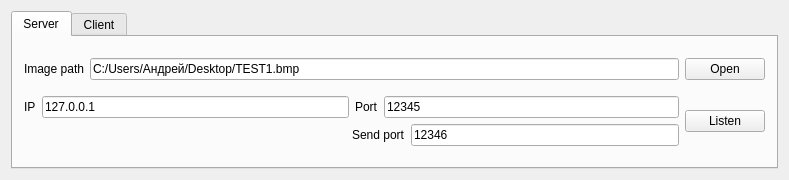
<?xml version="1.0" encoding="UTF-8"?>
<ui version="4.0">
 <class>MainWindow</class>
 <widget class="QMainWindow" name="MainWindow">
  <property name="geometry">
   <rect>
    <x>0</x>
    <y>0</y>
    <width>789</width>
    <height>180</height>
   </rect>
  </property>
  <property name="windowTitle">
   <string>ImageTRX</string>
  </property>
  <widget class="QWidget" name="centralWidget">
   <layout class="QVBoxLayout" name="verticalLayout">
    <item>
     <widget class="QTabWidget" name="tabWidget">
      <property name="currentIndex">
       <number>0</number>
      </property>
      <widget class="QWidget" name="tabServer">
       <attribute name="title">
        <string>Server</string>
       </attribute>
       <layout class="QVBoxLayout" name="verticalLayout_3">
        <item>
         <layout class="QHBoxLayout" name="horizontalLayout">
          <item>
           <widget class="QLabel" name="pathLabel">
            <property name="text">
             <string>Image path</string>
            </property>
           </widget>
          </item>
          <item>
           <widget class="QLineEdit" name="pathLineEdit">
            <property name="text">
             <string>C:/Users/Андрей/Desktop/TEST1.bmp</string>
            </property>
           </widget>
          </item>
          <item>
           <widget class="QPushButton" name="openButton">
            <property name="text">
             <string>Open</string>
            </property>
           </widget>
          </item>
         </layout>
        </item>
        <item>
         <layout class="QHBoxLayout" name="horizontalLayout_7">
          <item>
           <layout class="QVBoxLayout" name="verticalLayout_2">
            <item>
             <layout class="QHBoxLayout" name="horizontalLayout_6">
              <item>
               <layout class="QHBoxLayout" name="horizontalLayout_2">
                <item>
                 <widget class="QLabel" name="ipServerLabel">
                  <property name="text">
                   <string>IP</string>
                  </property>
                 </widget>
                </item>
                <item>
                 <widget class="QLineEdit" name="ipServerLineEdit">
                  <property name="text">
                   <string>127.0.0.1</string>
                  </property>
                 </widget>
                </item>
               </layout>
              </item>
              <item>
               <layout class="QHBoxLayout" name="horizontalLayout_3">
                <item>
                 <widget class="QLabel" name="portServerLabel">
                  <property name="text">
                   <string>Port</string>
                  </property>
                 </widget>
                </item>
                <item>
                 <widget class="QLineEdit" name="portServerLineEdit">
                  <property name="text">
                   <string>12345</string>
                  </property>
                 </widget>
                </item>
               </layout>
              </item>
             </layout>
            </item>
            <item>
             <layout class="QHBoxLayout" name="horizontalLayout_5">
              <item>
               <spacer name="horizontalSpacer">
                <property name="orientation">
                 <enum>Qt::Horizontal</enum>
                </property>
                <property name="sizeHint" stdset="0">
                 <size>
                  <width>40</width>
                  <height>20</height>
                 </size>
                </property>
               </spacer>
              </item>
              <item>
               <layout class="QHBoxLayout" name="horizontalLayout_4">
                <item>
                 <widget class="QLabel" name="SendPortServerLabel">
                  <property name="text">
                   <string>Send port</string>
                  </property>
                 </widget>
                </item>
                <item>
                 <widget class="QLineEdit" name="sendPortServerLineEdit">
                  <property name="text">
                   <string>12346</string>
                  </property>
                 </widget>
                </item>
               </layout>
              </item>
             </layout>
            </item>
           </layout>
          </item>
          <item>
           <widget class="QPushButton" name="listenButton">
            <property name="text">
             <string>Listen</string>
            </property>
           </widget>
          </item>
         </layout>
        </item>
       </layout>
      </widget>
      <widget class="QWidget" name="tabClient">
       <attribute name="title">
        <string>Client</string>
       </attribute>
       <layout class="QHBoxLayout" name="horizontalLayout_14">
        <item>
         <layout class="QHBoxLayout" name="horizontalLayout_13">
          <item>
           <layout class="QVBoxLayout" name="verticalLayout_4">
            <item>
             <layout class="QHBoxLayout" name="horizontalLayout_12">
              <item>
               <layout class="QHBoxLayout" name="horizontalLayout_8">
                <item>
                 <widget class="QLabel" name="ipClientLabel">
                  <property name="text">
                   <string>IP</string>
                  </property>
                 </widget>
                </item>
                <item>
                 <widget class="QLineEdit" name="ipClientLineEdit">
                  <property name="text">
                   <string>127.0.0.1</string>
                  </property>
                 </widget>
                </item>
               </layout>
              </item>
              <item>
               <layout class="QHBoxLayout" name="horizontalLayout_9">
                <item>
                 <widget class="QLabel" name="portClientLabel">
                  <property name="text">
                   <string>Port</string>
                  </property>
                 </widget>
                </item>
                <item>
                 <widget class="QLineEdit" name="portClientLineEdit">
                  <property name="text">
                   <string>12345</string>
                  </property>
                 </widget>
                </item>
               </layout>
              </item>
             </layout>
            </item>
            <item>
             <layout class="QHBoxLayout" name="horizontalLayout_11">
              <item>
               <spacer name="horizontalSpacer_2">
                <property name="orientation">
                 <enum>Qt::Horizontal</enum>
                </property>
                <property name="sizeHint" stdset="0">
                 <size>
                  <width>40</width>
                  <height>20</height>
                 </size>
                </property>
               </spacer>
              </item>
              <item>
               <layout class="QHBoxLayout" name="horizontalLayout_10">
                <item>
                 <widget class="QLabel" name="receivePortClientLabel">
                  <property name="text">
                   <string>Receive port</string>
                  </property>
                 </widget>
                </item>
                <item>
                 <widget class="QLineEdit" name="receivePortClientLineEdit">
                  <property name="text">
                   <string>12346</string>
                  </property>
                 </widget>
                </item>
               </layout>
              </item>
             </layout>
            </item>
           </layout>
          </item>
          <item>
           <widget class="QPushButton" name="getButton">
            <property name="text">
             <string>GET!</string>
            </property>
           </widget>
          </item>
         </layout>
        </item>
       </layout>
      </widget>
     </widget>
    </item>
   </layout>
  </widget>
 </widget>
 <layoutdefault spacing="6" margin="11"/>
 <resources/>
 <connections/>
</ui>
